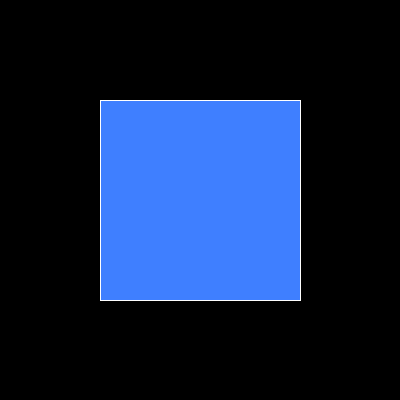
Frame 1 (no input)
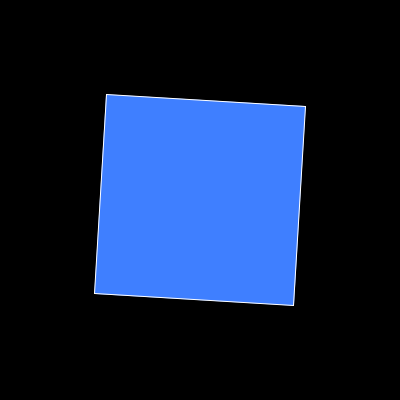
Frame 60 (the mouse pressed at the canvas centre just before this capture)
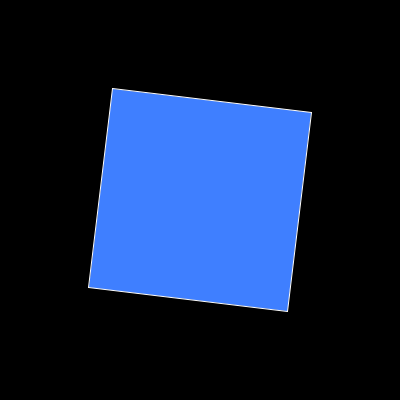
Frame 120 (the mouse held since frame 60 and released just before this capture)

The Processing sketch that drew these frames (run headless with seeded random() and noise(); from frame 60 on, the mouse is pressed at the canvas centre):

// Processing sketch: sketch_181120a_test_1
// ── sketch_181120a_test_1.pde
float rot=0;

void setup()
{
  size(400,400);
  frameRate(60);
  smooth();
  fill(63,127,255);
  stroke(255);
  rectMode(CENTER);
}

void draw()
{
  background(0);
  translate(width/2,height/2);
  rotate(rot);
  rect(0,0,200,200);
  rot+=0.001;
}
